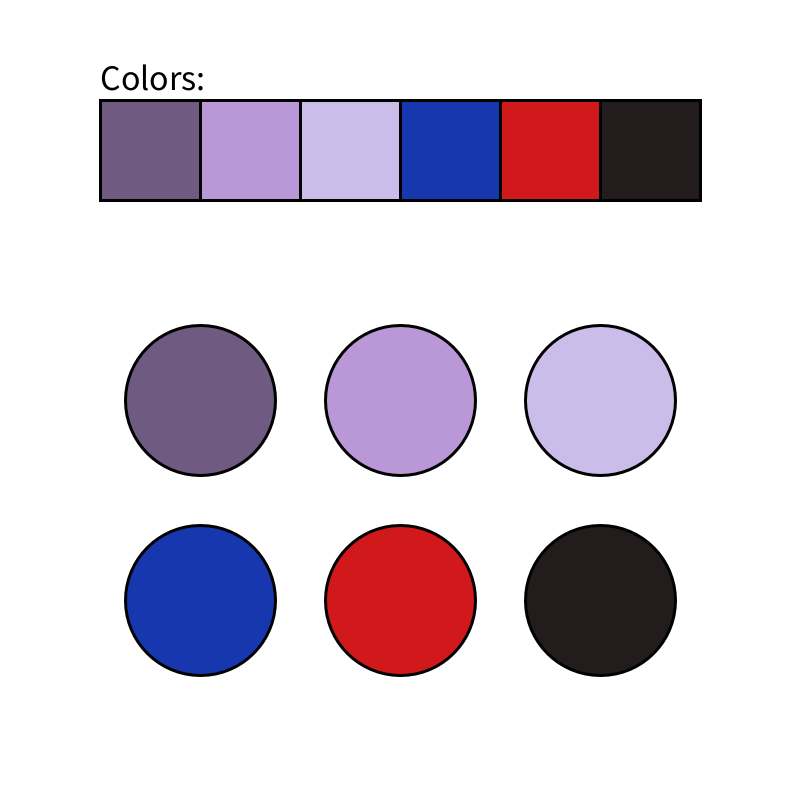
Frame 1 (no input)
Frame 60 (the mouse pressed at the canvas centre just before this capture): identical to frame 1, image omitted
Frame 120 (the mouse held since frame 60 and released just before this capture): identical to frame 1, image omitted

The Processing sketch that drew this single still picture (run headless with seeded random() and noise(); from frame 60 on, the mouse is pressed at the canvas centre):

// Processing sketch: colorPalete
// ── colorPalete.pde
Cercle c1, c2, c3, c4, c5, c6;

void setup(){
  size(800,800);
  
  //no entiendo
  setColors();
    
  c1 = new Cercle(width/4, height/2, sizeCercle);
  c1.setColor(getColorAt(0));
  
  c2 = new Cercle(width/2, height/2, sizeCercle);
  c2.setColor(getColorAt(1));
  
  c3 = new Cercle(3*width/4, height/2, sizeCercle);
  c3.setColor(getColorAt(2));
  
  c4 = new Cercle(width/4, 3*height/4, sizeCercle);
  c4.setColor(getColorAt(3));
  
  c5 = new Cercle(width/2, 3*height/4, sizeCercle);
  c5.setColor(getColorAt(4));
  
  c6 = new Cercle(3*width/4, 3*height/4, sizeCercle);
  c6.setColor(getColorAt(5));
}

void draw(){
  background(255);
  
  c1.display();
  c2.display();
  c3.display();
  c4.display();
  c5.display();
  c6.display();

  displayColors(100, 100, width - 200);
}

// ── Cercle.pde
class Cercle{
  
  float x, y, r;
  color c;
  
  Cercle(float x, float y, float r){
    this.x = x;
    this.y = y;
    this.r = r;
  }
 
  void setColor(color c){
    this.c = c;
  }
  
  void display(){
    fill(c);
    stroke(0);
    strokeWeight(3);
    ellipse(x, y, r, r);
  }
}

// ── Colors.pde
color[] colors;

void setColors(){
  this.colors = new color[6];
  this.colors[0] = color(#6F5B82);
  this.colors[1] = color(#BA97D7);
  this.colors[2] = color(#CABDE9);
  this.colors[3] = color(#1737AE);
  this.colors[4] = color(#D1191B);
  this.colors[5] = color(#231C1C);
}

int getNumColors(){
  return this.colors.length;
}

color getColorAt(int i){
  return this.colors[i];
}

void displayColors(float x, float y, float w){
  pushStyle();
  fill(0);
  textAlign(LEFT); 
  textSize(36);
  text("Colors:", x, y - 10);
  float wc = w / getNumColors();
  for(int i=0; i<getNumColors(); i++){
    fill(getColorAt(i)); 
    stroke(0); 
    strokeWeight(3);
    rect(x + i*wc, y, wc, wc);
  }
  popStyle();
}

// ── Sizes.pde
float sizeCercle = 150;
